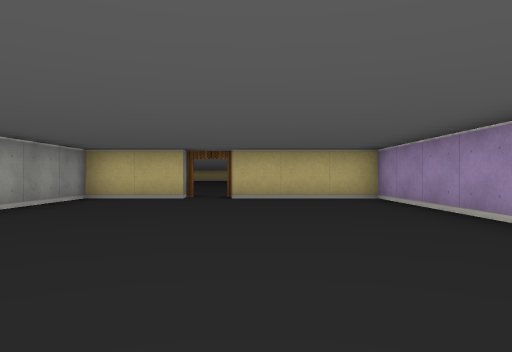
View 1 (above)

22 first-person views from a walk through a cub3D maze. The camera is about half as high as the walls, looks level and sees 70° across. The floor is counted in squares. Each view is taken from the middle of a square. On the plan, view 1 faces up. The plan holds only what a view shows up to about 9 squares ahead; the rest is blank.

View 2
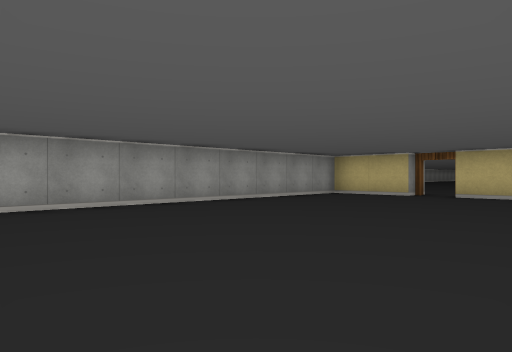

View 3
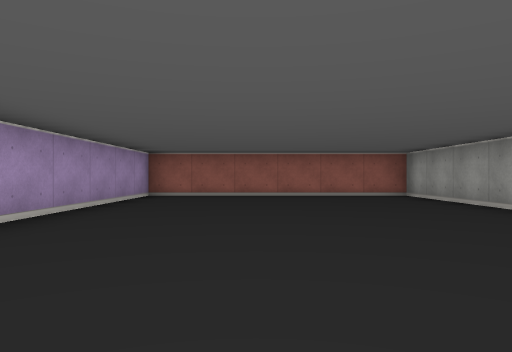

View 4
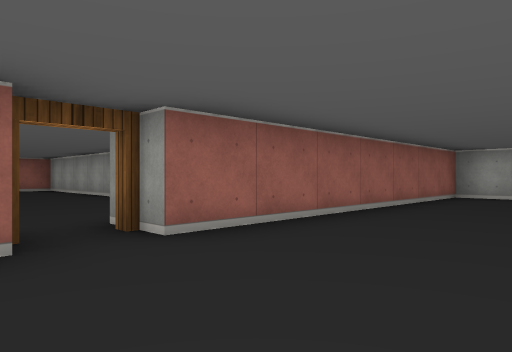

View 5
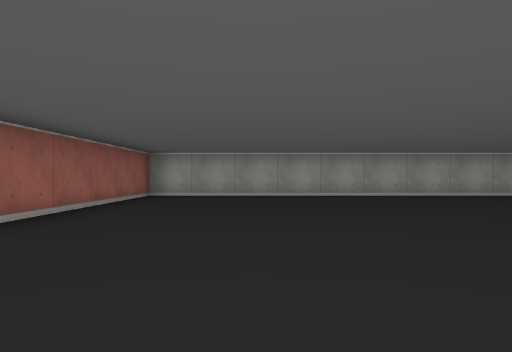

View 6
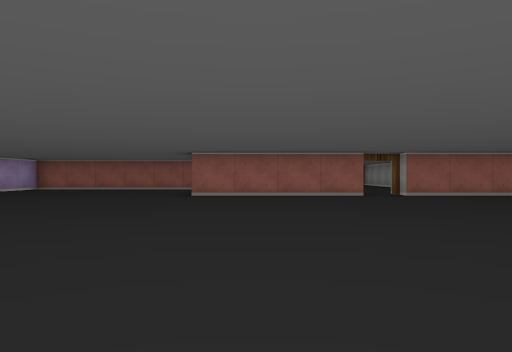

View 7
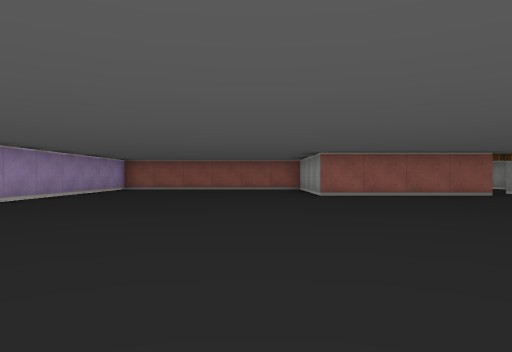

View 8
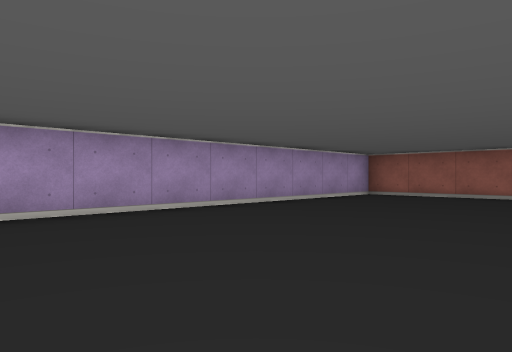

View 9
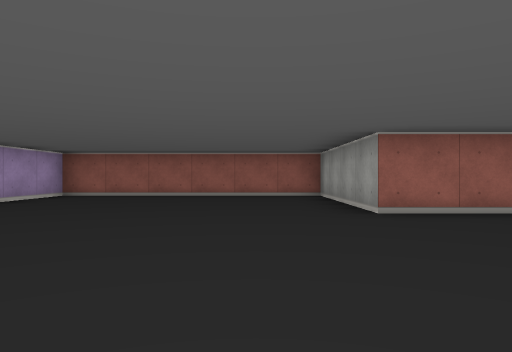

View 10
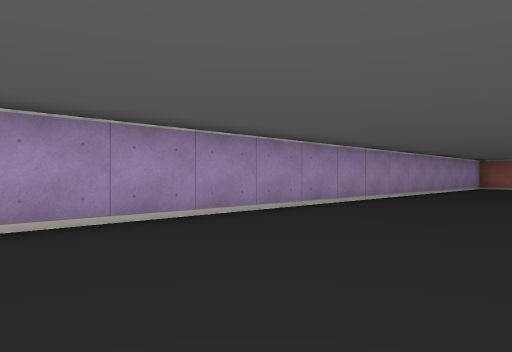

View 11
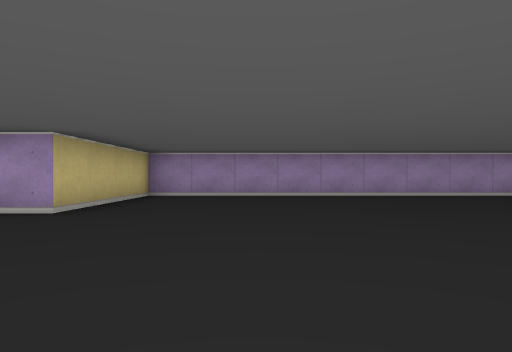

View 12
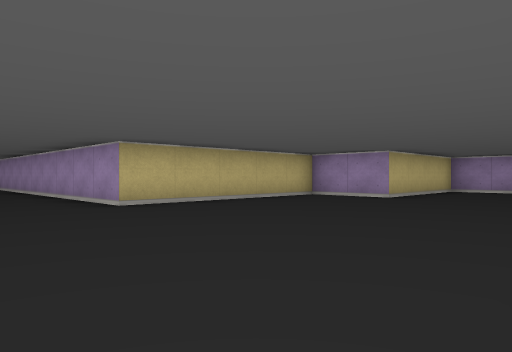

View 13
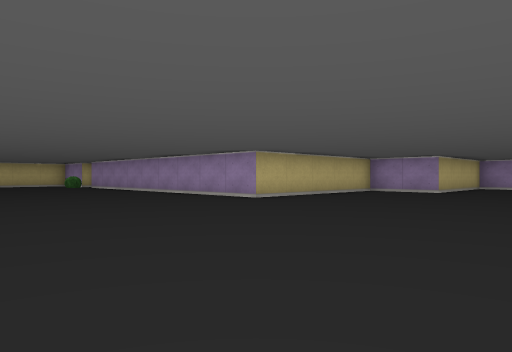

View 14
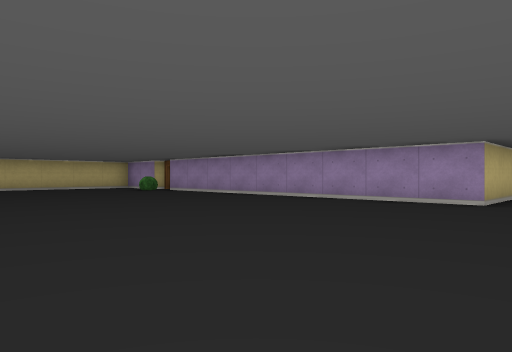

View 15
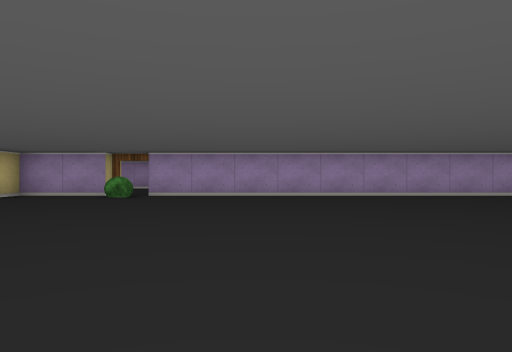

View 16
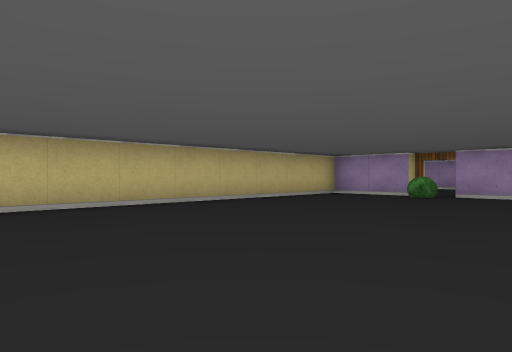

View 17
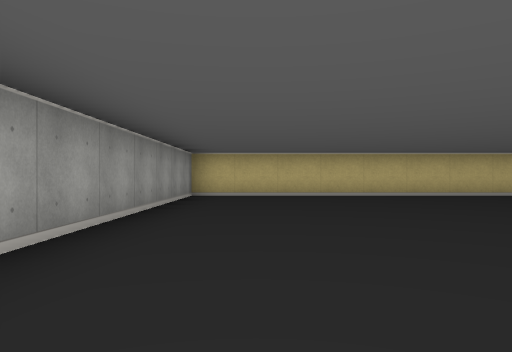

View 18
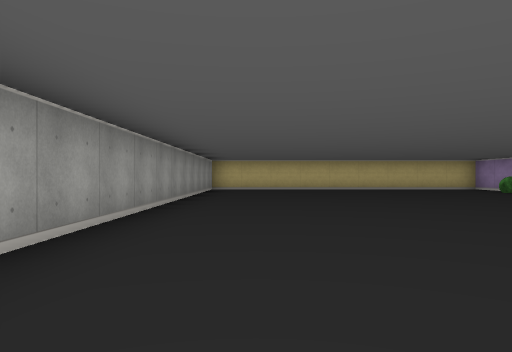

View 19
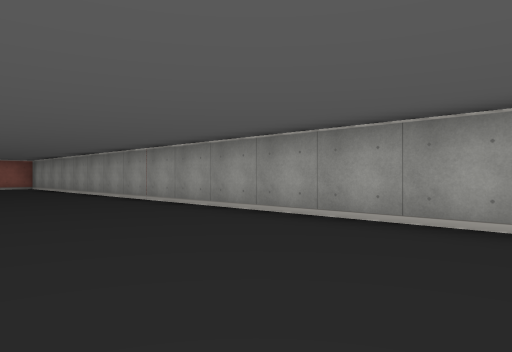

View 20
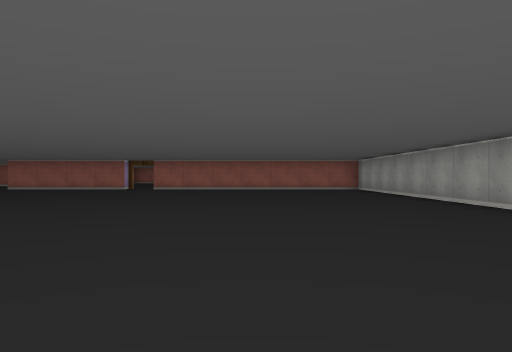

View 21
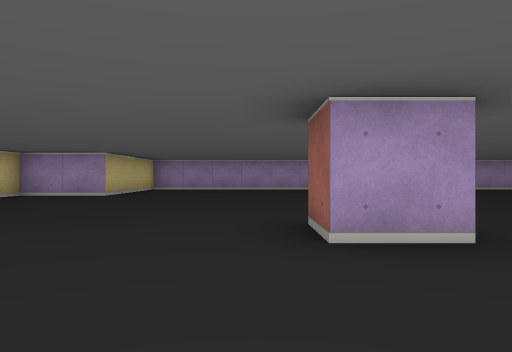

View 22
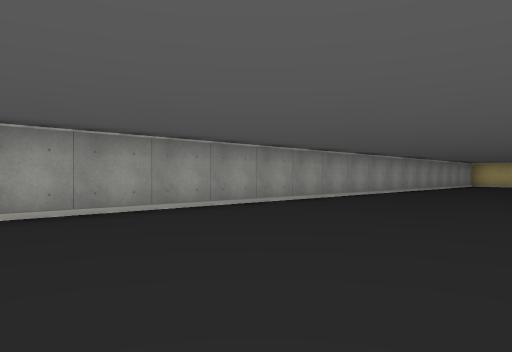

### Floor plan
Points are (right, up) in squares from view 1. A wall is a line through its corners. A room is listed if a view was taken in it or the views show most of it. See-through windows are left out.
Room 1 (views 1, 2, 3)
walls: (-1.5, 7.5) (-3.5, 7.5) (-3.5, -1.5) (2.5, -1.5) (2.5, 7.5) (-0.5, 7.5)
ways out: open door at (-1, 8) to room 2
Room 2 (views 4, 5, 6, 7, 8, 9, 10, 11, 12, 13, 14, 15, 16, 17, 18, 19, 20, 21, 22)
walls: (-0.5, 16.4) (-0.5, 17.5) (0.5, 17.5); (-0.6, 8.5) (3.5, 8.5) (3.5, 4.5) (9.5, 4.5) (9.5, 21.5) (5.5, 21.5) (5.5, 23.5) (0.5, 23.5) (0.5, 32.5); (0.5, 33.5) (0.5, 35.5) (-8.5, 35.5) (-8.5, 8.5) (-1.5, 8.5)
ways out: open door at (-1, 8) to room 1; open door at (1, 33)
objects: bush (0, 33)

Where each view was taken, in squares from view 1:
view 1: 0 up, 0 right, facing up
view 2: 1 down, 2 right, facing up-left
view 3: 7 up, 0 right, facing down
view 4: 11 up, 0 right, facing down-left
view 5: 11 up, 0 right, facing left
view 6: 17 up, 2 right, facing down
view 7: 17 up, 5 right, facing down
view 8: 13 up, 5 right, facing down-right
view 9: 13 up, 5 right, facing down
view 10: 19 up, 6 right, facing down-right
view 11: 19 up, 1 right, facing right
view 12: 18 up, 2 left, facing up-right
view 13: 18 up, 5 left, facing up-right
view 14: 22 up, 6 left, facing up-right
view 15: 30 up, 8 left, facing right
view 16: 30 up, 8 left, facing up-right
view 17: 27 up, 7 left, facing up
view 18: 23 up, 7 left, facing up
view 19: 23 up, 5 left, facing down-left
view 20: 21 up, 5 left, facing down
view 21: 18 up, 3 left, facing right
view 22: 18 up, 4 left, facing up-left
